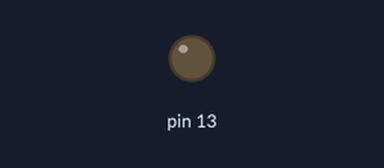
The sketch below on a simulated Arduino Uno, built with avr-gcc and run on an emulated ATmega328P. On the bench: output pins drawn as LEDs (lit = HIGH).

Above: at 0.4 s.
At 7.6 s:
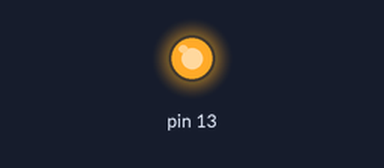
Timing chart, 0 to 7.9 s (numbered marks = the images above):
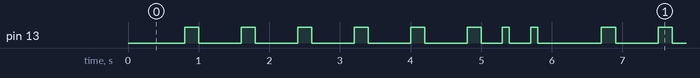

Measured:
- by itself, pin 13: moves between LOW and HIGH, repeating every 6.0 s
- by itself, everything shown: repeats every 6.0 s, in 16 steps

The sketch:

stepperClock.ino
```cpp
#include "motor.h"

Motor motor1(13, 23, 24, 25);

void setup() {
  motor1.init();
  motor1.setFrequency(1);
  motor1.enable();
}

void tick(long ms) {
  unsigned long startUS = micros();
  while((micros() - startUS) < (ms*1000)) {
    motor1.tick();
  }
}

void loop() {
  motor1.setFrequency(5);
  tick(5000);
  motor1.setFrequency(10);
  tick(1000);
}
```

motor.cpp
```cpp
#include "motor.h"
#include <Arduino.h>

Motor::Motor(int pinA, int pinB, int pinC, int pinD) {
  A = pinA; B = pinB; C = pinC; D = pinD;
};

void Motor::setFrequency(float freq) {
  this->usPeriod = (long)(1000000 / freq);
  this->step = 0;
}

void Motor::init() {
  pinMode(this->A, OUTPUT);
  pinMode(this->B, OUTPUT);
  pinMode(this->C, OUTPUT);
  pinMode(this->D, OUTPUT);
  this->resetPort();
  this->state=0;
  this->setFrequency(20);
}

void Motor::resetPort() {
  digitalWrite(this->A, LOW);
  digitalWrite(this->B, LOW);
  digitalWrite(this->C, LOW);
  digitalWrite(this->D, LOW);
}

void Motor::lock() {
  this->disable();
  this->resetPort();
  digitalWrite(this->B, HIGH);
  digitalWrite(this->D, HIGH);
}

void Motor::enable() {
  this->state = 1;
  this->step = 0;
}

void Motor::disable() {
  this->state = 0;
  this->step = 0;
}

void Motor::tick() {
  if(this->state) {
    if((micros() - this->usSinceLastStep) > this->usPeriod) {
      this->usSinceLastStep = micros();
      this->nextStep();
    }
  } else {
    this->usSinceLastStep = micros();
  }
}

void Motor::nextStep() {
  switch(this->step%4) {
    case 0:
      digitalWrite(this->A, LOW);
      digitalWrite(this->B, HIGH);
      break;
    case 1:
      digitalWrite(this->B, LOW);
      digitalWrite(this->C, HIGH);
      break;
    case 2:
      digitalWrite(this->C, LOW);
      digitalWrite(this->D, HIGH);
      break;
    case 3:
      digitalWrite(this->D, LOW);
      digitalWrite(this->A, HIGH);
      break;
  }

  this->step += 1;
}
```

motor.h
```cpp
class Motor {
  public:
    Motor(int pinA, int pinB, int pinC, int pinD);
    void setFrequency(float freq);
    void init();
    void tick();
    void enable();
    void disable();
    bool state;
    void nextStep();
    void resetPort();
    void lock();
  private:
    int A;
    int B;
    int C;
    int D;

    int step;
    unsigned long usSinceLastStep;
    long usPeriod;
};
```
